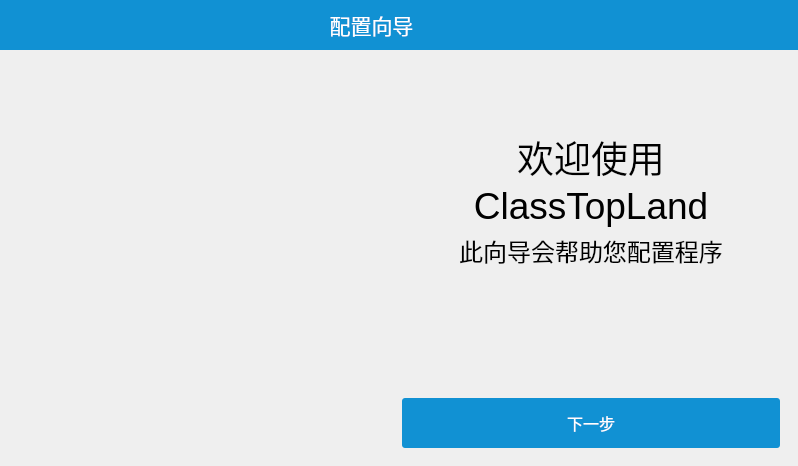
<?xml version="1.0" encoding="UTF-8"?>
<ui version="4.0">
 <class>GetStartWidget</class>
 <widget class="QDialog" name="GetStartWidget">
  <property name="geometry">
   <rect>
    <x>0</x>
    <y>0</y>
    <width>798</width>
    <height>466</height>
   </rect>
  </property>
  <property name="windowTitle">
   <string>Form</string>
  </property>
  <property name="styleSheet">
   <string notr="true"/>
  </property>
  <layout class="QVBoxLayout" name="verticalLayout" stretch="1,10">
   <property name="spacing">
    <number>0</number>
   </property>
   <property name="leftMargin">
    <number>0</number>
   </property>
   <property name="topMargin">
    <number>0</number>
   </property>
   <property name="rightMargin">
    <number>0</number>
   </property>
   <property name="bottomMargin">
    <number>0</number>
   </property>
   <item>
    <widget class="QWidget" name="widget_2" native="true">
     <property name="minimumSize">
      <size>
       <width>100</width>
       <height>50</height>
      </size>
     </property>
     <property name="maximumSize">
      <size>
       <width>16777215</width>
       <height>50</height>
      </size>
     </property>
     <property name="styleSheet">
      <string notr="true">background:#1191d3;</string>
     </property>
     <layout class="QGridLayout" name="gridLayout">
      <property name="leftMargin">
       <number>0</number>
      </property>
      <property name="topMargin">
       <number>0</number>
      </property>
      <property name="rightMargin">
       <number>0</number>
      </property>
      <property name="bottomMargin">
       <number>0</number>
      </property>
      <item row="0" column="0">
       <layout class="QHBoxLayout" name="horizontalLayout" stretch="15,1">
        <item>
         <widget class="ClickLabel" name="label">
          <property name="font">
           <font>
            <pointsize>16</pointsize>
           </font>
          </property>
          <property name="styleSheet">
           <string notr="true">color:#ffffff</string>
          </property>
          <property name="text">
           <string>配置向导</string>
          </property>
          <property name="alignment">
           <set>Qt::AlignmentFlag::AlignCenter</set>
          </property>
         </widget>
        </item>
        <item>
         <widget class="ClickLabel" name="label_2">
          <property name="styleSheet">
           <string notr="true">ClickLabel{
image:url(&quot;:/res/cha.png&quot;);
}
ClickLabel:hover{
background:rgb(255, 58, 58);
}</string>
          </property>
          <property name="text">
           <string/>
          </property>
         </widget>
        </item>
       </layout>
      </item>
     </layout>
    </widget>
   </item>
   <item>
    <widget class="QWidget" name="widget" native="true">
     <property name="minimumSize">
      <size>
       <width>0</width>
       <height>0</height>
      </size>
     </property>
     <layout class="QGridLayout" name="gridLayout_2">
      <item row="0" column="0">
       <widget class="QStackedWidget" name="stackedWidget">
        <property name="frameShadow">
         <enum>QFrame::Shadow::Plain</enum>
        </property>
        <property name="currentIndex">
         <number>2</number>
        </property>
        <widget class="QWidget" name="page">
         <layout class="QHBoxLayout" name="horizontalLayout_4">
          <item>
           <widget class="QLabel" name="label_6">
            <property name="styleSheet">
             <string notr="true">image: url(&quot;:/res/icon.png&quot;);</string>
            </property>
            <property name="text">
             <string/>
            </property>
           </widget>
          </item>
          <item>
           <layout class="QVBoxLayout" name="verticalLayout_4" stretch="10,0,0,0,0,20">
            <item>
             <widget class="QLabel" name="label_9">
              <property name="maximumSize">
               <size>
                <width>16777215</width>
                <height>50</height>
               </size>
              </property>
              <property name="font">
               <font>
                <pointsize>28</pointsize>
               </font>
              </property>
              <property name="styleSheet">
               <string notr="true">color:#000000</string>
              </property>
              <property name="text">
               <string>课程表配置</string>
              </property>
              <property name="alignment">
               <set>Qt::AlignmentFlag::AlignCenter</set>
              </property>
             </widget>
            </item>
            <item>
             <widget class="QLabel" name="label_10">
              <property name="font">
               <font>
                <pointsize>18</pointsize>
               </font>
              </property>
              <property name="styleSheet">
               <string notr="true">color:#000000</string>
              </property>
              <property name="text">
               <string>配置程序运行必须的课程表</string>
              </property>
              <property name="alignment">
               <set>Qt::AlignmentFlag::AlignCenter</set>
              </property>
             </widget>
            </item>
            <item>
             <spacer name="verticalSpacer_5">
              <property name="orientation">
               <enum>Qt::Orientation::Vertical</enum>
              </property>
              <property name="sizeHint" stdset="0">
               <size>
                <width>20</width>
                <height>40</height>
               </size>
              </property>
             </spacer>
            </item>
            <item>
             <widget class="QPushButton" name="config_tt">
              <property name="minimumSize">
               <size>
                <width>0</width>
                <height>50</height>
               </size>
              </property>
              <property name="maximumSize">
               <size>
                <width>16777215</width>
                <height>70</height>
               </size>
              </property>
              <property name="font">
               <font>
                <pointsize>14</pointsize>
               </font>
              </property>
              <property name="styleSheet">
               <string notr="true">QPushButton{
	border-radius: 3px; /* 边框圆角 */
	color:#ffffff;
	background-color: #1191d3; /* 背景颜色 */
	padding:3px;

}
QPushButton:hover{
background:rgb(11, 96, 139);
}
</string>
              </property>
              <property name="text">
               <string>现在配置</string>
              </property>
             </widget>
            </item>
            <item>
             <widget class="QPushButton" name="continue_2">
              <property name="minimumSize">
               <size>
                <width>0</width>
                <height>40</height>
               </size>
              </property>
              <property name="maximumSize">
               <size>
                <width>16777215</width>
                <height>60</height>
               </size>
              </property>
              <property name="font">
               <font>
                <pointsize>12</pointsize>
               </font>
              </property>
              <property name="styleSheet">
               <string notr="true">QPushButton{
	border-radius: 3px; /* 边框圆角 */
	color:#000000;
	background-color: rgb(214, 214, 214); /* 背景颜色 */
	padding:3px;

}
QPushButton:hover{
background:rgb(231, 231, 231);
}
</string>
              </property>
              <property name="text">
               <string>稍后配置</string>
              </property>
             </widget>
            </item>
            <item>
             <spacer name="verticalSpacer_6">
              <property name="orientation">
               <enum>Qt::Orientation::Vertical</enum>
              </property>
              <property name="sizeHint" stdset="0">
               <size>
                <width>20</width>
                <height>40</height>
               </size>
              </property>
             </spacer>
            </item>
           </layout>
          </item>
         </layout>
        </widget>
        <widget class="QWidget" name="page_3">
         <layout class="QHBoxLayout" name="horizontalLayout_5">
          <item>
           <widget class="QLabel" name="label_11">
            <property name="styleSheet">
             <string notr="true">image: url(&quot;:/res/icon.png&quot;);</string>
            </property>
            <property name="text">
             <string/>
            </property>
           </widget>
          </item>
          <item>
           <layout class="QVBoxLayout" name="verticalLayout_5" stretch="10,10,0,20,0">
            <item>
             <spacer name="verticalSpacer_7">
              <property name="orientation">
               <enum>Qt::Orientation::Vertical</enum>
              </property>
              <property name="sizeHint" stdset="0">
               <size>
                <width>20</width>
                <height>40</height>
               </size>
              </property>
             </spacer>
            </item>
            <item>
             <widget class="QLabel" name="label_12">
              <property name="font">
               <font>
                <pointsize>28</pointsize>
               </font>
              </property>
              <property name="styleSheet">
               <string notr="true">color:#000000</string>
              </property>
              <property name="text">
               <string>配置完成</string>
              </property>
              <property name="alignment">
               <set>Qt::AlignmentFlag::AlignCenter</set>
              </property>
             </widget>
            </item>
            <item>
             <widget class="QLabel" name="label_13">
              <property name="font">
               <font>
                <pointsize>18</pointsize>
               </font>
              </property>
              <property name="styleSheet">
               <string notr="true">color:#000000</string>
              </property>
              <property name="text">
               <string>祝您使用愉快</string>
              </property>
              <property name="alignment">
               <set>Qt::AlignmentFlag::AlignCenter</set>
              </property>
             </widget>
            </item>
            <item>
             <spacer name="verticalSpacer_8">
              <property name="orientation">
               <enum>Qt::Orientation::Vertical</enum>
              </property>
              <property name="sizeHint" stdset="0">
               <size>
                <width>20</width>
                <height>40</height>
               </size>
              </property>
             </spacer>
            </item>
            <item>
             <widget class="QPushButton" name="but_ok">
              <property name="sizePolicy">
               <sizepolicy hsizetype="Minimum" vsizetype="Fixed">
                <horstretch>0</horstretch>
                <verstretch>0</verstretch>
               </sizepolicy>
              </property>
              <property name="minimumSize">
               <size>
                <width>0</width>
                <height>50</height>
               </size>
              </property>
              <property name="maximumSize">
               <size>
                <width>16777215</width>
                <height>70</height>
               </size>
              </property>
              <property name="font">
               <font>
                <pointsize>12</pointsize>
               </font>
              </property>
              <property name="layoutDirection">
               <enum>Qt::LayoutDirection::LeftToRight</enum>
              </property>
              <property name="styleSheet">
               <string notr="true">QPushButton{
	border-radius: 3px; /* 边框圆角 */
	color:#ffffff;
	background-color: #1191d3; /* 背景颜色 */
	padding:3px;

}
QPushButton:hover{
background:rgb(11, 96, 139);
}
</string>
              </property>
              <property name="text">
               <string>完成</string>
              </property>
              <property name="checkable">
               <bool>false</bool>
              </property>
              <property name="flat">
               <bool>false</bool>
              </property>
             </widget>
            </item>
           </layout>
          </item>
         </layout>
        </widget>
        <widget class="QWidget" name="page_2">
         <property name="layoutDirection">
          <enum>Qt::LayoutDirection::LeftToRight</enum>
         </property>
         <layout class="QHBoxLayout" name="horizontalLayout_2">
          <item>
           <widget class="QLabel" name="label_3">
            <property name="styleSheet">
             <string notr="true">image: url(&quot;:/res/icon.png&quot;);</string>
            </property>
            <property name="text">
             <string/>
            </property>
           </widget>
          </item>
          <item>
           <layout class="QVBoxLayout" name="verticalLayout_2" stretch="10,10,0,20,0">
            <item>
             <spacer name="verticalSpacer">
              <property name="orientation">
               <enum>Qt::Orientation::Vertical</enum>
              </property>
              <property name="sizeHint" stdset="0">
               <size>
                <width>20</width>
                <height>40</height>
               </size>
              </property>
             </spacer>
            </item>
            <item>
             <widget class="QLabel" name="label_4">
              <property name="font">
               <font>
                <pointsize>28</pointsize>
               </font>
              </property>
              <property name="styleSheet">
               <string notr="true">color:#000000</string>
              </property>
              <property name="text">
               <string>欢迎使用
ClassTopLand</string>
              </property>
              <property name="alignment">
               <set>Qt::AlignmentFlag::AlignHCenter|Qt::AlignmentFlag::AlignTop</set>
              </property>
             </widget>
            </item>
            <item>
             <widget class="QLabel" name="label_5">
              <property name="font">
               <font>
                <pointsize>18</pointsize>
               </font>
              </property>
              <property name="styleSheet">
               <string notr="true">color:#000000</string>
              </property>
              <property name="text">
               <string>此向导会帮助您配置程序</string>
              </property>
              <property name="alignment">
               <set>Qt::AlignmentFlag::AlignCenter</set>
              </property>
             </widget>
            </item>
            <item>
             <spacer name="verticalSpacer_2">
              <property name="orientation">
               <enum>Qt::Orientation::Vertical</enum>
              </property>
              <property name="sizeHint" stdset="0">
               <size>
                <width>20</width>
                <height>40</height>
               </size>
              </property>
             </spacer>
            </item>
            <item>
             <widget class="QPushButton" name="continue_1">
              <property name="sizePolicy">
               <sizepolicy hsizetype="Minimum" vsizetype="Fixed">
                <horstretch>0</horstretch>
                <verstretch>0</verstretch>
               </sizepolicy>
              </property>
              <property name="minimumSize">
               <size>
                <width>0</width>
                <height>50</height>
               </size>
              </property>
              <property name="maximumSize">
               <size>
                <width>16777215</width>
                <height>70</height>
               </size>
              </property>
              <property name="font">
               <font>
                <pointsize>12</pointsize>
               </font>
              </property>
              <property name="layoutDirection">
               <enum>Qt::LayoutDirection::LeftToRight</enum>
              </property>
              <property name="styleSheet">
               <string notr="true">QPushButton{
	border-radius: 3px; /* 边框圆角 */
	color:#ffffff;
	background-color: #1191d3; /* 背景颜色 */
	padding:3px;

}
QPushButton:hover{
background:rgb(11, 96, 139);
}
</string>
              </property>
              <property name="text">
               <string>下一步</string>
              </property>
              <property name="checkable">
               <bool>false</bool>
              </property>
              <property name="flat">
               <bool>false</bool>
              </property>
             </widget>
            </item>
           </layout>
          </item>
         </layout>
        </widget>
       </widget>
      </item>
     </layout>
    </widget>
   </item>
  </layout>
 </widget>
 <customwidgets>
  <customwidget>
   <class>ClickLabel</class>
   <extends>QLabel</extends>
   <header>../../../../src/ClickLabel/ClickLabel.h</header>
  </customwidget>
 </customwidgets>
 <resources/>
 <connections/>
</ui>
